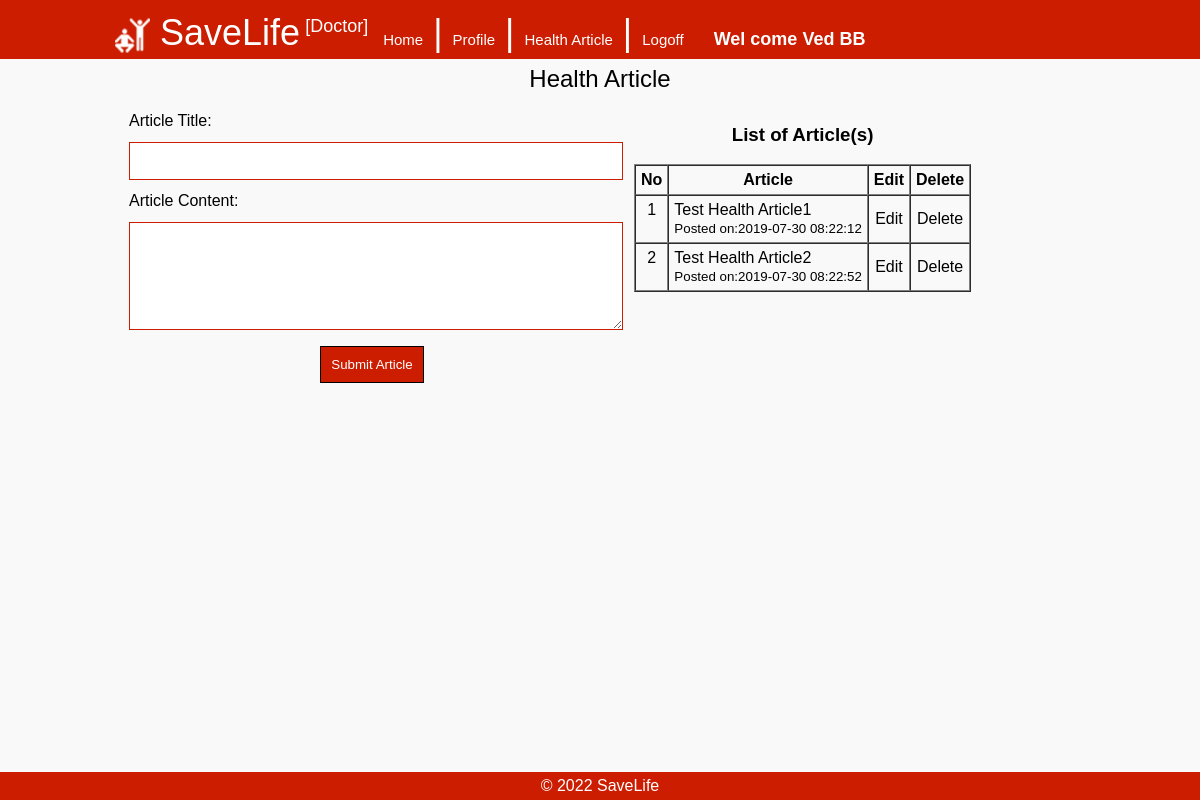
/admin-dr/article.php (signed in), run on the app's committed database.
### tables this page shows
CREATE TABLE `health_article_master` (
  `ID` int(6) NOT NULL,
  `DoctorID` int(4) NOT NULL,
  `Title` varchar(500) NOT NULL,
  `ArticleDetails` text NOT NULL,
  `ArticleDate` timestamp NOT NULL DEFAULT CURRENT_TIMESTAMP
);

### admin-dr/article.php (the view, shortened to what this page needs)
<!DOCTYPE html>
<html lang="en">
<head>
<?php
		include('includes/css_js.php');
?>
<body>
<div class="container">
    <?php
		include('includes/header.php');
	?>
    <div class="main">
    <div class="head">Health Article</div>
		<table border="0px" cellpadding="5px">
		<tr>
		<td>
		<form name="f1" method="post">
        <table border="0px" cellpadding="5px" align="center" width="500px">
        	<tr><td>Article Title:</td></tr>
            <tr><td><input class="txt" type="text" name="title" required maxlength="500" /></td></tr>
            <tr><td>Article Content:</td></tr>
            <tr><td><textarea id="content1" class="txta" name="content1" required></textarea></td></tr>
            <tr><td align="center"><input class="btn" type="button" value="Submit Article" onclick="submitForm()"  /></td></tr>
        </table>
        </form>
		</td>
		<td valign="top">
		<?php
			include("../includes/db.php");
			$user_id = $_SESSION['user_id'];
			$q = "select * from health_article_master where DoctorID = " . $user_id;
			$result = $con->query($q);
			if($result->num_rows>0)
			{
				$no = 0;
				echo '<h3 align="center">List of Article(s)</h3>';
				echo '<table border="1px" cellpadding="5px" cellspacing="0px" align="center">';
				echo '<tr><th>No</th><th>Article</th><th>Edit</th><th>Delete</th></tr>';
				while($row = $result->fetch_row())
				{
					$no++;
					echo '<tr align="center" id="article'. $row[0] .'">';
					echo '<td valign="top">' . $no . '</td>';
					echo '<td align="left">' . $row[2] . '<br/>';
					echo '<small>Posted on:' . $row[4] . '</small></td>';
					echo '<td><a href="edit_article.php?article_id=' . $row[0] . '">Edit</a></td>';
					echo '<td><a href="#" onclick="deleteArticle(' . $row[0] . ')">Delete</a></td>';
					echo '</tr>';
				}
				echo '</table>';
			}
		?>
		</td>
		</tr>
		</table>
    </div>
    <?php
		include('includes/footer.php');
	?>
</div>
</body>
</html>

### css/style.css (style rules this page uses)
body { margin:0px; background-color:#f9f9f9; font-family: Arial, Helvetica, sans-serif; }
a { color:#000; text-decoration:none; }
.container { width:100%; margin-top:55px; }
.main { padding:5px; margin:auto; width:970px; margin-bottom:50px; }
.head { font-size:24px; text-align:center; padding:5px; }
.txt { width:100%; height:30px; border:solid 1px #CC1D00; padding:3px; }
.txta { width:100%; height:100px; border:solid 1px #CC1D00; padding:3px; }
.btn { background-color:#CC1D00; color:#FFF; border:solid 1px #000; padding:10px 10px 10px 10px; }

### data on the page
health_article_master: Title "Test Health Article1", ArticleDate "2019-07-30 08:22:12"
health_article_master: Title "Test Health Article2", ArticleDate "2019-07-30 08:22:52"

### other printed values
$title "SaveLife"
$_SESSION['name'] "Ved BB"
